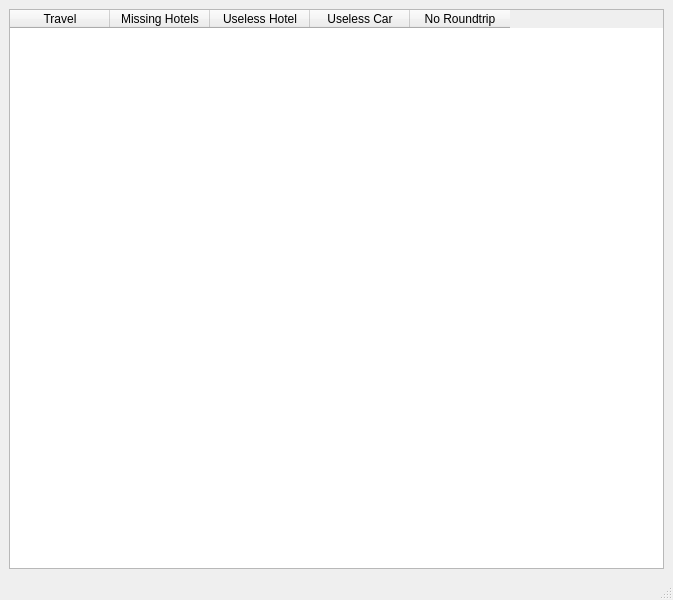
<?xml version="1.0" encoding="UTF-8"?>
<ui version="4.0">
 <class>Checks</class>
 <widget class="QMainWindow" name="Checks">
  <property name="geometry">
   <rect>
    <x>0</x>
    <y>0</y>
    <width>673</width>
    <height>600</height>
   </rect>
  </property>
  <property name="windowTitle">
   <string>MainWindow</string>
  </property>
  <widget class="QWidget" name="centralwidget">
   <layout class="QVBoxLayout" name="verticalLayout">
    <item>
     <widget class="QTableWidget" name="tableWidget">
      <column>
       <property name="text">
        <string>Travel</string>
       </property>
      </column>
      <column>
       <property name="text">
        <string>Missing Hotels</string>
       </property>
      </column>
      <column>
       <property name="text">
        <string>Useless Hotel</string>
       </property>
      </column>
      <column>
       <property name="text">
        <string>Useless Car</string>
       </property>
      </column>
      <column>
       <property name="text">
        <string>No Roundtrip</string>
       </property>
      </column>
     </widget>
    </item>
   </layout>
  </widget>
  <widget class="QMenuBar" name="menubar">
   <property name="geometry">
    <rect>
     <x>0</x>
     <y>0</y>
     <width>673</width>
     <height>22</height>
    </rect>
   </property>
  </widget>
  <widget class="QStatusBar" name="statusbar"/>
 </widget>
 <resources/>
 <connections/>
</ui>
